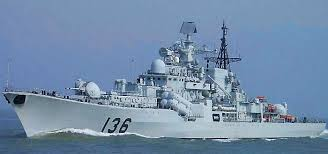
#> input picture txt/newI/jpg/0420001.jpg, 328 x 154 px, found by its file name; its folder holds 5 pictures in this run
$ jupyter execute --allow-errors testFile.ipynb   (shell and % lines are left out)   (Python 2 division)   (older library calls are emulated)
#> lines starting #> are read from the running program, lines starting #| are printed output that depends on the picture; after the words box and inside, x2 and y2 are one past the last pixel; in counts of white or black regions, pixels touching at a corner belong together
# File operations

<font face="STCAIYUN" color=#0000FF size=5 >functions summarized: </font>
1. **txt**: open, read, create, write

###  txt: open, read, create , write

[cell 1]
import os
import numpy as np

[cell 2]
txtfile = '/home/lili/codes/testPython/txt/val.txt'
txtfile_new = os.path.splitext(txtfile)[0] + '_new.txt'

open, read file

#> (a cell that did not finish here is left out)

create, write file

#> (a cell that did not finish here is left out)

### opencv: analyze each line to get the name and box of each image

[cell 5]
import os
import numpy as np
import cv2
from pylab import *

[cell 6]
txtfile = '/home/lili/codes/testPython/txt/val.txt'
txtfile_new = os.path.splitext(txtfile)[0] + '_new.txt'
#open, read file
#> (the rest of this cell did not finish here and is left out)

get name and box of each line

[cell 7]
imgnames = []
boundingboxes = []
minareaboxes = []
#> (the rest of this cell did not finish here and is left out)

show images and rectangle

[cell 8]
imgdir = '/home/lili/codes/testPython/images/jpg/'
for imgname, bbox, mbox in zip(imgnames, boundingboxes, minareaboxes):
    img = cv2.imread(imgdir + str(imgname))
    imshow(img)
    cv2.rectangle(img, (bbox[0], bbox[1]), (bbox[0] + bbox[2], bbox[1] + bbox[3]), (0, 255, 0), 1)
    box = cv2.cv.BoxPoints(mbox)
    box = np.int0(box)
    im = cv2.drawContours(img,[box],0,(0,0,255),2)

[cell 9]
import cv2
import numpy as np
img = cv2.imread('../images/jpg/0420001.jpg',0)
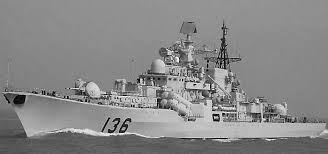
#> img: shape (154, 328); min 0, max 255, mean 135.6
ret,thresh = cv2.threshold(img,127,255,0)
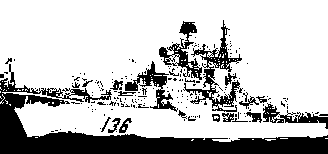
#> thresh: shape (154, 328); 76.1% white; 210 black regions (189 under 20 px)
contours,hierarchy = cv2.findContours(thresh, 1, 2)
#> contours = 434 contours, 398 with area under 20; largest, box (x1, y1, x2, y2) and area: (0, 0, 328, 142) 42350, (183, 65, 241, 109) 798, (167, 20, 203, 81) 792, (190, 19, 243, 73) 708, (124, 60, 170, 92) 585

cnt = contours[0]
#> cnt = [[265, 139], [266, 139], [267, 140], [270, 140], [271, 139], [275, 139]]
M = cv2.moments(cnt)
#> M = moments, m00 4, centre m10/m00, m01/m00 = (268.5, 139.5)
rect = cv2.minAreaRect(cnt)
#> rect = ((270, 139.5), (1, 10), -90)
box = cv2.cv.BoxPoints(rect)
#> box = ((275, 140), (265, 140), (265, 139), (275, 139))
box = np.int0(box)
#> box = [[275, 140], [265, 140], [265, 139], [275, 139]]
im = cv2.drawContours(img,[box],0,(0,0,255),2)
imshow(img)

[cell 10]
name=['jack','beginman','sony','pcky']
age=[2001,2003,2005,2000]
for a,n in zip(name,age):
    print a,n
